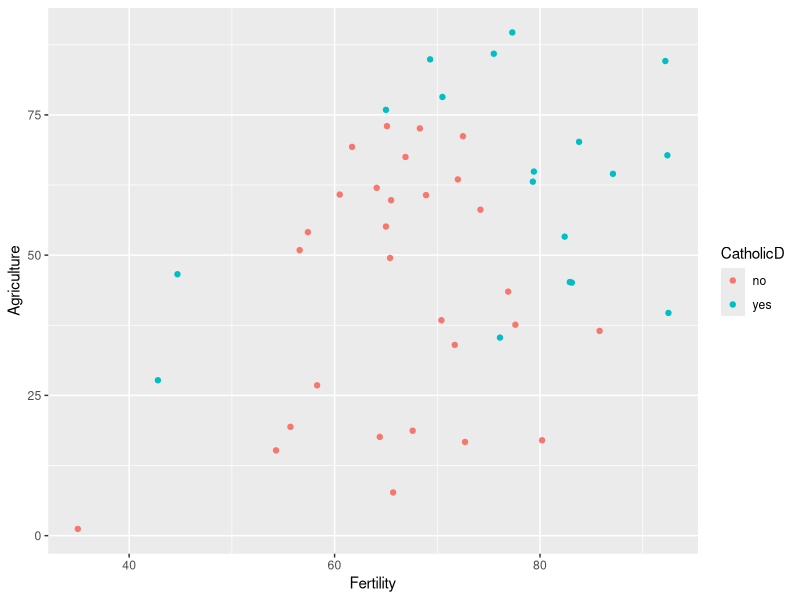
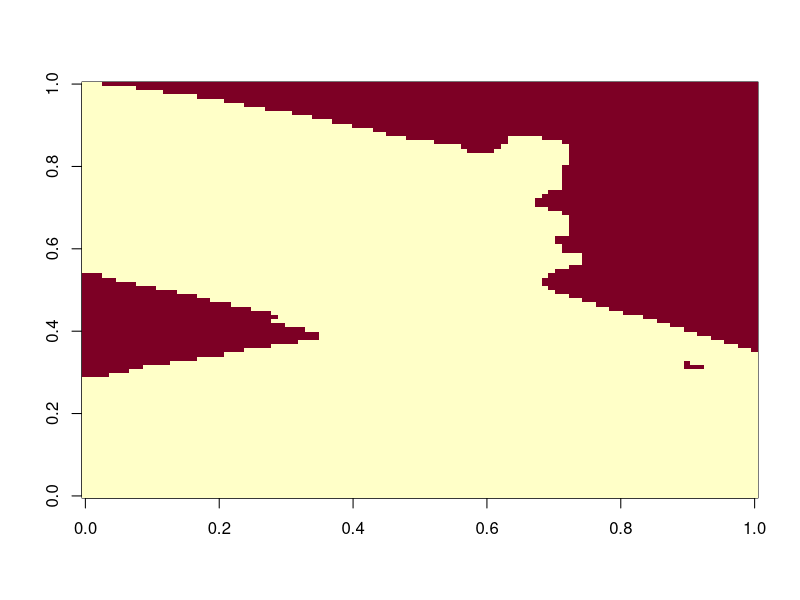
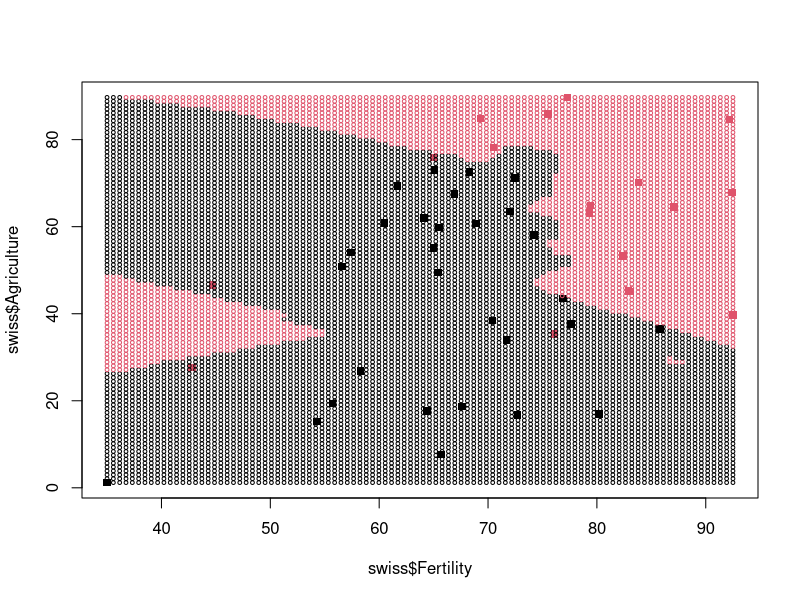

Reproduce these figures in R, in order.
swiss$CatholicD=ifelse(swiss$Catholic <= 50, "no", "yes")
swiss



library(ggplot2)

ggplot(swiss, aes(x=Fertility, y = Agriculture, color=CatholicD)) +geom_point()

## searchgrid
x1=seq(min(swiss$Fertility),max(swiss$Fertility), length.out = 100)
x2=seq(min(swiss$Agriculture),max(swiss$Agriculture), length.out = 100)

knnfield=matrix(NA, ncol = length(x1), nrow = length(x2))

cbind(x1, x2)
swiss[, c("Fertility", "Agriculture")]

## Euclidian distance for reference point x0 and target x1
ed=function(x0, x1){
  ed=(x1[1]-x0[1])^2 + (x1[2] - x0[2])^2
  return(ed)
}

swiss[45, c("Fertility", "Agriculture")]

K = 3

for(i in 1:100){
  for(j in 1:100){
    ## Compute Euclidian distance for given x0 to observations
    euclidiandst = ed(x0=c(x1[i], x2[j]), x1=swiss[, c("Fertility", "Agriculture")])
    euclidiandst
    ## Order dataframe object (hence the [,1])
    ordeucl=order(euclidiandst[,1])
    ordeucl
    ## Create logical vector of lenght K with closest ED's obtained with ordeucl[1:k] index
    ## and save as probability for "yes"
    Pr_ref=sum(swiss$CatholicD[ ordeucl[1:K] ]=="yes")/K
    Pr_ref
    ##
    knnfield[i,j]=Pr_ref
  }
}

rownames(knnfield) = x1
colnames(knnfield) = x2
dich=ifelse(knnfield>=.5, 1, 0)
dich
image( dich )
knnfield

plot(swiss$Fertility, swiss$Agriculture, col=as.numeric(factor(swiss$CatholicD)), pch = 15)
for(i in 1:100){
  for(j in 1:100){
    points(x1[i], x2[j], col=dich[i,j]+1, cex=.5)
  }
}

